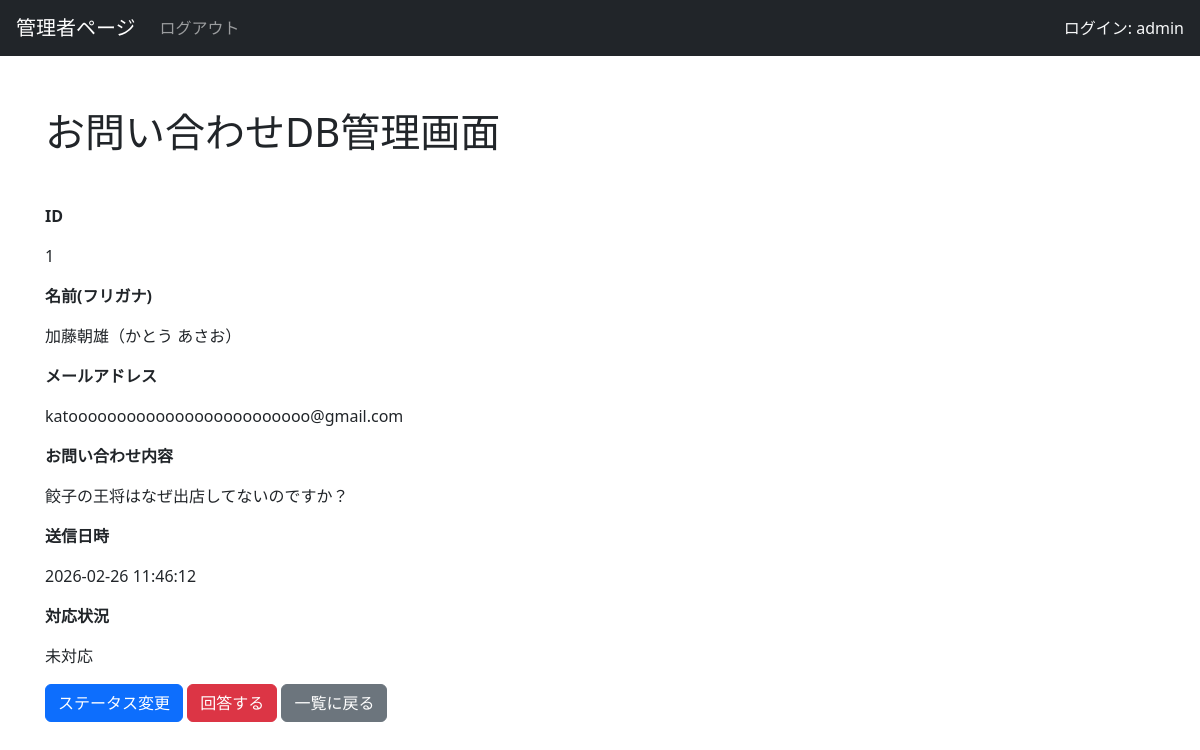
The app's page /admin/admin_contact_detail.php?id=1 (signed in) with its own data.
### tables this page shows
CREATE TABLE `contact` (
  `id` int(11) NOT NULL,
  `name` varchar(255) NOT NULL,
  `kana` varchar(255) NOT NULL,
  `email` varchar(255) NOT NULL,
  `message` text NOT NULL,
  `receive_date` datetime NOT NULL,
  `update_date` datetime NOT NULL,
  `status` int(3) NOT NULL
);

CREATE TABLE `support_status` (
  `id` int(11) NOT NULL,
  `status` varchar(255) NOT NULL,
  `create_date` datetime NOT NULL
);

### functions/function.php (called while the page is built, shortened)
<?php
function h($str)
{
    return htmlspecialchars($str, ENT_QUOTES, 'UTF-8');
}

### admin/admin_contact_detail.php (the view, shortened to what this page needs)
<?php
require_once __DIR__ . "/../functions/function.php";
$id = $_GET["id"];
$db = db_connect();
$sql = "SELECT contact.id AS contact_id,contact.name AS contact_name,contact.kana AS contact_kana,contact.email AS email,contact.message AS message,contact.receive_date AS receive_date,contact.update_date AS update_date,support_status.status AS status_name FROM contact INNER JOIN support_status ON contact.status = support_status.id WHERE contact.id=:id";
$stmt = $db->prepare($sql);
$stmt->bindParam(":id", $id, PDO::PARAM_INT);
$stmt->execute();
$data = $stmt->fetch(PDO::FETCH_ASSOC);
?>
<!DOCTYPE html>
<html lang="ja">
<head>
    <link rel="stylesheet" href="https://cdn.jsdelivr.net/npm/bootstrap@5.3.8/dist/css/bootstrap.min.css">
</head>
<body>
    <?php include('admin-header.php');  ?>
    <main role="main" class="container" style="padding:60px 15px 0">
        <h1 class="my-5">お問い合わせDB管理画面</h1>
        <div class="mb-3">
            <p><b>ID</b></p>
            <p><?php echo $data["contact_id"] ?></p>
            <p><b>名前(フリガナ)</b></p>
            <p><?php echo h($data["contact_name"]) ?><?php echo "（" . h($data["contact_kana"]) . "）" ?></p>
            <p><b>メールアドレス</b></p>
            <p><?php echo h($data["email"]) ?></p>
            <p><b>お問い合わせ内容</b></p>
            <p><?php echo h($data["message"]) ?></p>
            <p><b>送信日時</b></p>
            <p><?php echo $data["receive_date"] ?></p>
            <p><b>対応状況</b></p>
            <p><?php echo $data["status_name"]; ?></p>
        </div>
        <div class="mb-3">
            <a href="admin_contact_edit.php?id=<?php echo $data["contact_id"] ?>" class="btn btn-primary">ステータス変更</a>
            <a href="#" class="btn btn-danger">回答する</a>
            <a href="admin_contact.php" class="btn btn-secondary">一覧に戻る</a>
        </div>
    </main>
</body>
</html>

### records on screen
contact: id "1", name "加藤朝雄", kana "かとう あさお", email "katooooooooooooooooooooooooo@gmail.com", message "餃子の王将はなぜ出店してないのですか？", receive_date "2026-02-26 11:46:12", status.status "未対応"

### other values on screen
$_SESSION["admin_user_name"] "admin"
